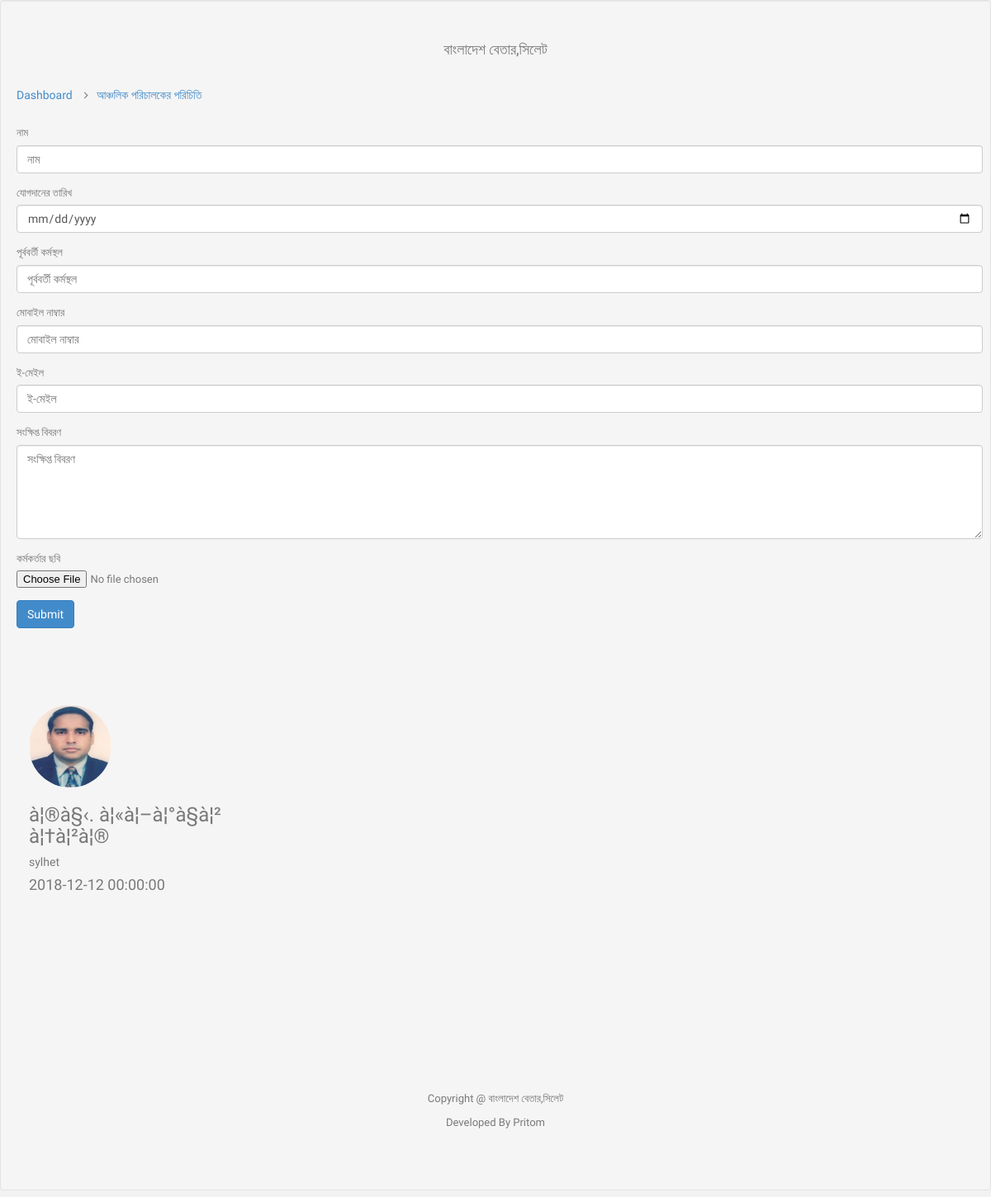
The page /admin/local_dir.php (signed in) on the database its author committed.
### tables this page shows
CREATE TABLE `local_director` (
  `id` int(11) NOT NULL,
  `name` varchar(255) NOT NULL,
  `entry_date` datetime NOT NULL,
  `image` varchar(255) NOT NULL,
  `privious` varchar(50) NOT NULL,
  `mobile` varchar(50) NOT NULL,
  `email` varchar(50) NOT NULL,
  `decription` text NOT NULL
);

### admin/local_dir.php (the view, shortened to what this page needs)
<?php
	include "inc/config.php";
?>
<!DOCTYPE html>
<html>
    <head>
		<?php include  "inc/head.php";?>
	</head>
	<body>
		<div class="well">
			<div style="height:20px"></div>
			<div class="row"><div class="col-sm-4">&nbsp;</div>
			<div class="col-sm-4" style="text-align:center;"><h4>বাংলাদেশ বেতার,সিলেট</h4><br>  </div><div class="col-sm-4">&nbsp;</div></div>
			<div class="container">
				<div class="row">
					<h5>
						<a href="dashboard.php">Dashboard</a>
						<i class="fa fa-angle-right"></i>
						<a href="user_create.php"> &nbsp;&nbsp;আঞ্চলিক পরিচালকের পরিচিতি</a>
					</h5>
					<br>
					<form action="" method="post" enctype="multipart/form-data">
						<div class="form-group">
							<label for="exampleInputentry_date1">নাম  </label>
							<input type="text" class="form-control" name = "name" id="exampleInputentry_date1" placeholder="নাম" required>
						</div>
						<div class="form-group">
							<label for="exampleInputentry_date1">যোগদানের তারিখ   </label>
							<input type="date" class="form-control" name="entry_date" id="exampleInputentry_date1" placeholder="যোগদানের তারিখ " required>
						</div>
						<div class="form-group">
							<label for="exampleInputFile"> পূর্ববর্তী কর্মস্থল</label>
							<input type="text" class="form-control" name="privious" id="exampleInputentry_date1" placeholder="পূর্ববর্তী কর্মস্থল " required>
						</div>
						<div class="form-group">
							<label for="exampleInputFile">  মোবাইল নাম্বার  </label>
							<input type="text" class="form-control" name="mobile" id="exampleInputentry_date1" placeholder="মোবাইল নাম্বার" required>
						</div>
						<div class="form-group">
							<label for="exampleInputFile">ই-মেইল  </label>
							<input type="email" class="form-control" name="email" id="exampleInputentry_date1" placeholder="ই-মেইল " required>
						</div>
						<div class="form-group">
							<label for="exampleInputFile"> সংক্ষিপ্ত বিবরণ </label>
							<textarea class="form-control" name="decription" rows="5" id="comment" placeholder="সংক্ষিপ্ত বিবরণ "></textarea>
						</div>
						<div class="form-group">
							<label for="exampleInputFile"> কর্মকর্তার ছবি  </label>
							<input type="file" name="image" id="exampleInputFile" required>
						</div>
						<button type="submit" class="btn btn-primary" name="local_dir_submit" >Submit</button>
					</form>
				</div>
				<br />
				<br />
				<br />
				<div class="row">
					<br><br>
					<?php
						$selectQuery="SELECT * FROM `local_director` ORDER BY `local_director`.`id` DESC";
						$result_data=$conn->query($selectQuery);
						if($result_data->num_rows>0)
						{
							while ($row=$result_data->fetch_assoc()) {
							?>
							<div class="col-sm-3">
								<div class="about-team">
									<img src="http://localhost/admin_panel/Bd_Betar_up/betaversion_bdbetar/admin/<?php echo $row['image']; ?>" style=" width: 100px; height: 100px; " alt="pic" class="img-circle">
									<h3> <?php echo $row['name']; ?></h3>
									<h5> <?php echo $row['privious']; ?></h5>
									<h4> <?php echo $row['entry_date']; ?></h4>
								</div>
							</div>
							<?php
							}
						}
					?>
				</div>
			</div>
			<div style="height:140px"></div>
			<div class="row" style="height:100px;margin-top:90px; text-align:center;">
				<?php include "inc/footer.php";?>
			</div>
		</div>
	</body>
</html>

### admin/assets/css/style.css (style rules this page uses)
body { color: #797979; background: #f2f2f2; font-family: 'Ruda', sans-serif; padding: 0px !important; margin: 0px !important; font-size:13px; }
a, a:hover, a:focus { text-decoration: none; outline: none; }
label { font-weight: 400; }

### rows shown on the page
local_director: image (picture), name "à¦®à§‹. à¦«à¦–à¦°à§à¦² à¦†à¦²à¦®", privious "sylhet", entry_date "2018-12-12 00:00:00"
